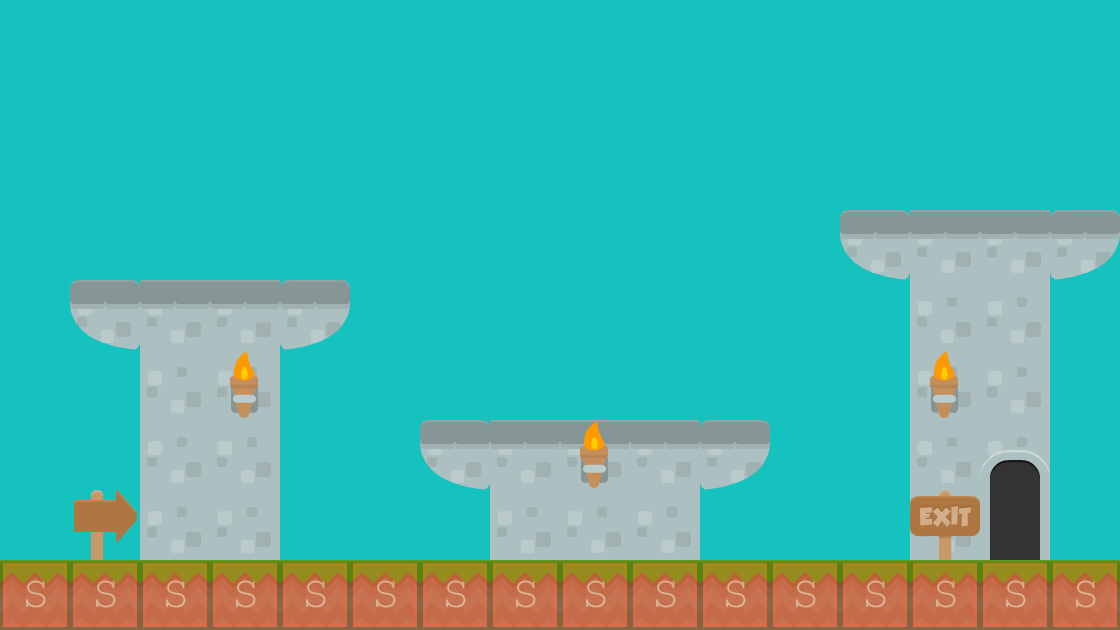

Below is a game level as drawn by its tile map, then a one-line description and the .tmx that defines it (tile-layer data replaced by summaries):
An orthogonal 16x9 tile map with 70x70 px tiles, 4 tile layers (Background 2, Background, collision, Foreground), 2 tilesets and 1 object (levelTrigger).

<map version="1.0" orientation="orthogonal" renderorder="right-down" width="16" height="9" tilewidth="70" tileheight="70" backgroundcolor="#16c2bd">
 <tileset firstgid="1" name="background-tiles" tilewidth="70" tileheight="70">
  <image source="../img/background-tiles.png" width="910" height="910" />
 </tileset>
 <tileset firstgid="170" name="meta-tiles" tilewidth="70" tileheight="70">
  <image source="../img/meta-tiles.png" width="350" height="70" />
  <tile id="1">
   <properties>
    <property name="type" value="solid" />
   </properties>
  </tile>
  <tile id="3">
   <properties>
    <property name="type" value="solid" />
   </properties>
  </tile>
  <tile id="4">
   <properties>
    <property name="type" value="solid" />
   </properties>
  </tile>
 </tileset>
 <layer name="Background 2" width="16" height="9">
  <data>[144 cells, 46 non-empty, 4 distinct tile ids]</data>
 </layer>
 <layer name="Background" width="16" height="9">
  <data>[144 cells, 18 non-empty, 3 distinct tile ids]</data>
 </layer>
 <layer name="collision" width="16" height="9" opacity="0.32">
  <data>[144 cells, 16 non-empty, 1 distinct tile ids]</data>
 </layer>
 <objectgroup name="trigger-entities">
  <object name="levelTrigger" x="978" y="422" width="70" height="136">
   <properties>
    <property name="level" value="word1-2" />
    <property name="xSpawn" value="400" />
    <property name="ySpawn" value="0" />
   </properties>
  </object>
 </objectgroup>
 <layer name="Foreground" width="16" height="9">
  <data>[144 cells, 5 non-empty, 3 distinct tile ids]</data>
 </layer>
</map>
